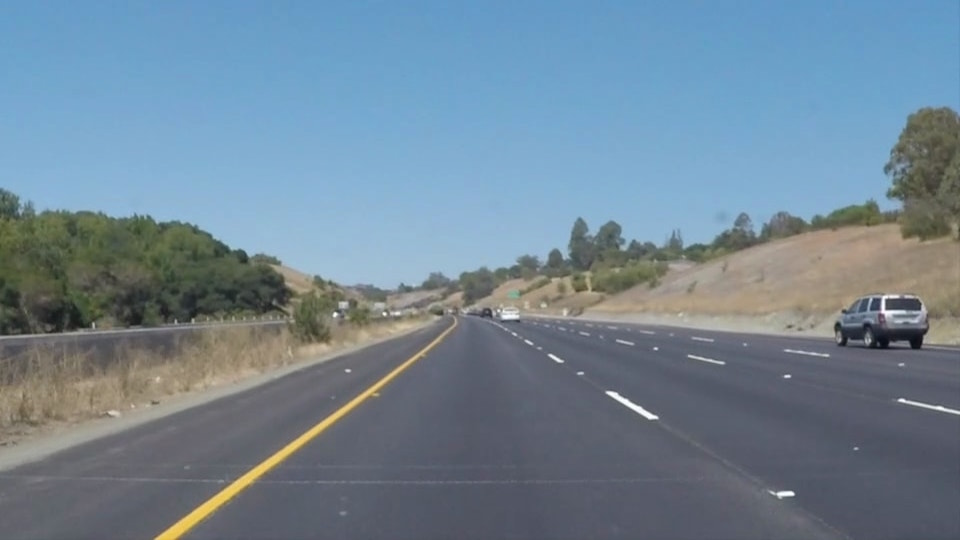
#> input picture data/test_images/solidYellowCurve.jpg, 960 x 540 px, found by its file name
$ jupyter execute 'Ai driving self driving car.ipynb'
#> lines starting #> are read from the running program, lines starting #| are printed output that depends on the picture; after the words box and inside, x2 and y2 are one past the last pixel; in counts of white or black regions, pixels touching at a corner belong together; pictures that were not available may be replaced by others from this repository, and a replacement may not be noted
[cell 1]
# COMPLETE LANE DETECTION PROJECT

import cv2
import numpy as np
import matplotlib.pyplot as plt
import os

# ============================================================
# LINE CLASS
# ============================================================

class Line:

    def __init__(self, x1, y1, x2, y2):

        self.x1 = int(x1)
        self.y1 = int(y1)
        self.x2 = int(x2)
        self.y2 = int(y2)

    def draw(self, img, color=(0, 0, 255), thickness=8):

        cv2.line(
            img,
            (self.x1, self.y1),
            (self.x2, self.y2),
            color,
            thickness
        )

# ============================================================
# HELPER FUNCTIONS
# ============================================================

def grayscale(img):

    return cv2.cvtColor(img, cv2.COLOR_BGR2GRAY)


def gaussian_blur(img, kernel_size=5):

    return cv2.GaussianBlur(
        img,
        (kernel_size, kernel_size),
        0
    )


def canny(img, low_threshold=50, high_threshold=150):

    return cv2.Canny(
        img,
        low_threshold,
        high_threshold
    )


def region_of_interest(img):

    height, width = img.shape

    mask = np.zeros_like(img)

    polygon = np.array([[
        (0, height),
        (width, height),
        (width // 2, int(height * 0.6))
    ]], np.int32)

    cv2.fillPoly(mask, polygon, 255)

    masked_image = cv2.bitwise_and(img, mask)

    return masked_image


def hough_lines(img):

    lines = cv2.HoughLinesP(
        img,
        rho=2,
        theta=np.pi / 180,
        threshold=50,
        minLineLength=40,
        maxLineGap=100
    )

    return lines


def draw_lines(img, lines):

    if lines is None:
        return img

    line_image = np.zeros_like(img)

    for line in lines:

        for x1, y1, x2, y2 in line:

            lane = Line(x1, y1, x2, y2)

            lane.draw(
                line_image,
                color=(0, 0, 255),
                thickness=8
            )

    output = cv2.addWeighted(
        img,
        0.8,
        line_image,
        1,
        0
    )

    return output

# ============================================================
# LANE DETECTION PIPELINE
# ============================================================

def lane_detection(frame):

    gray = grayscale(frame)

    blur = gaussian_blur(gray)

    edges = canny(blur)

    roi = region_of_interest(edges)

    lines = hough_lines(roi)

    output = draw_lines(frame, lines)

    return output

# ============================================================
# IMAGE PROCESSING
# ============================================================

def process_images():

    base_path = r"C:\Users\DELL\OneDrive\Desktop\Ai Self Driving\data\test_images"

    image_files = [

        os.path.join(base_path, "solidYellowCurve.jpg"),
        os.path.join(base_path, "solidYellowCurve2.jpg"),
        os.path.join(base_path, "solidYellowLeft.jpg"),
        os.path.join(base_path, "solidWhiteRight.jpg")

    ]

    plt.figure(figsize=(15, 10))

    for i, image_path in enumerate(image_files):

        image = cv2.imread(image_path)
#> image is the input picture: shape (540, 960, 3); mean B, G, R 149, 133.4, 113

        if image is None:
            print(f"Image not found: {image_path}")
            continue

        image = cv2.resize(image, (960, 540))

        output = lane_detection(image)
#> in canny, `return cv2.Canny( img, low_threshold, high_threshold )`:
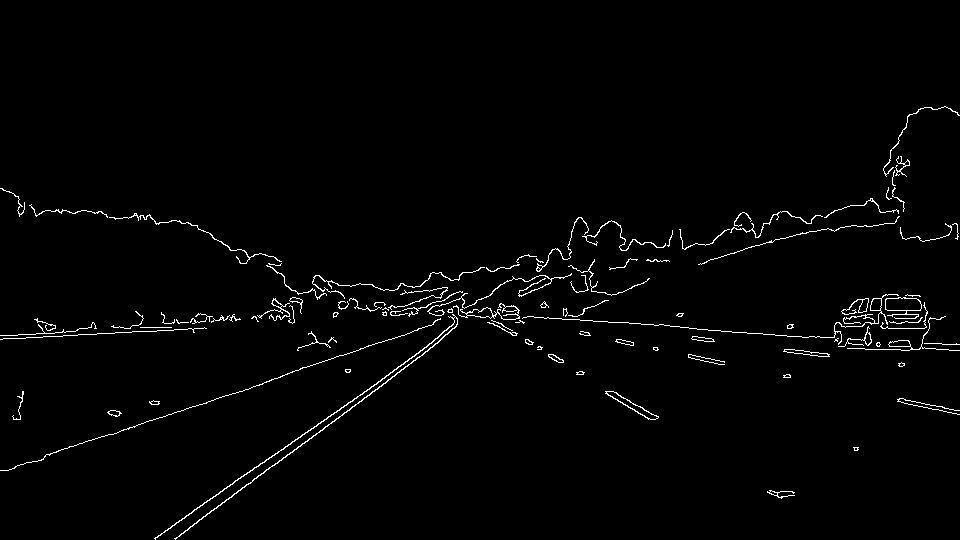
#> returned value: shape (540, 960); 1.7% white in thin lines or dots, all inside (x1, y1, x2, y2) = (0, 106, 960, 540)
#> in region_of_interest, `cv2.fillPoly(mask, polygon, 255)`:
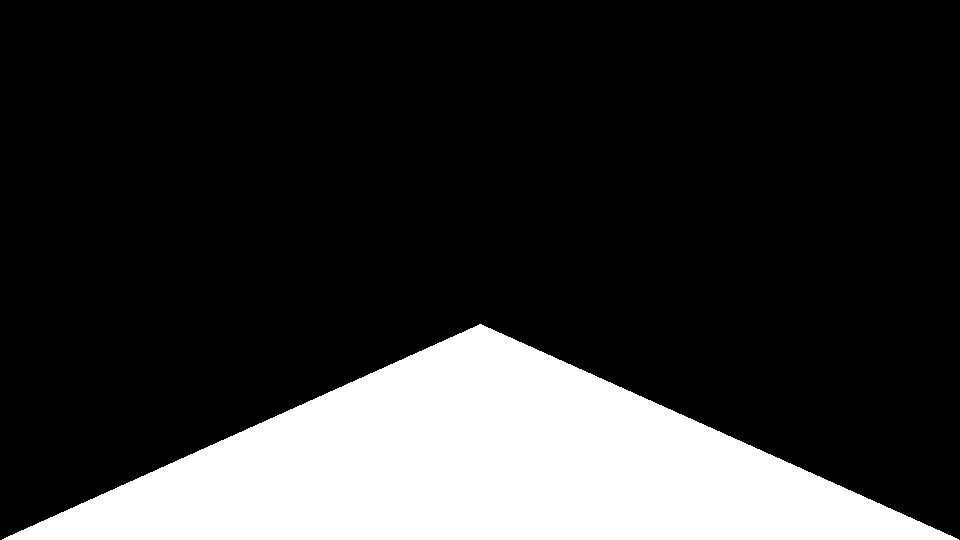
#> mask: shape (540, 960); 20% white; 1 white region, box (x1, y1, x2, y2) and area: (2, 324, 959, 540) 103727
#> in region_of_interest, `masked_image = cv2.bitwise_and(img, mask)`:
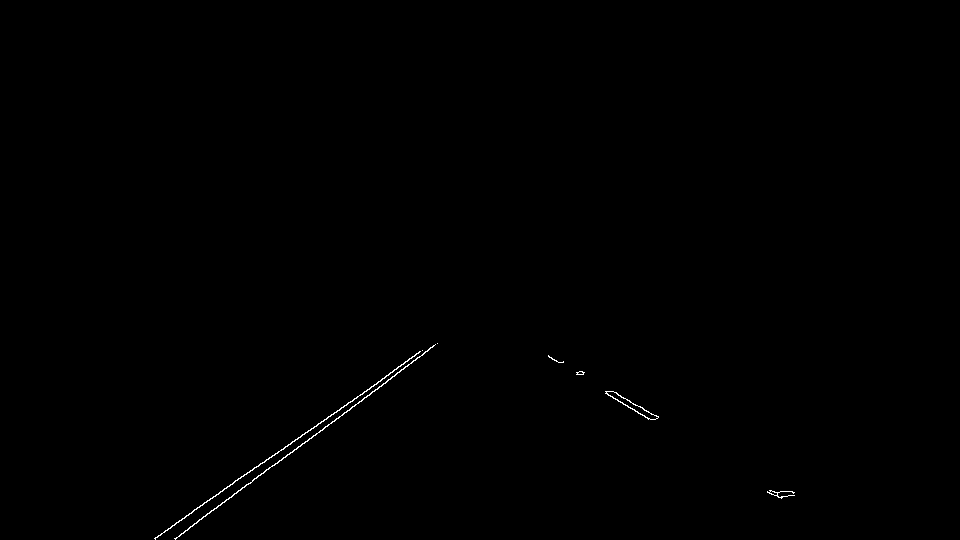
#> masked_image: shape (540, 960); 0.22% white in thin lines or dots, all inside (x1, y1, x2, y2) = (154, 343, 795, 540)
#> in hough_lines, `lines = cv2.HoughLinesP( img, rho=2, theta=np.pi / 180, threshold=50, ..`: lines = [[175, 539, 430, 347], [154, 538, 418, 353], [322, 430, 392, 376], [172, 525, 269, 457], [552, 359, 657, 418], [390, 379, 433, 345], [605, 393, 650, 419], [548, 355, 658, 416], [175, 538, 272, 465], [300, 446, 416, 353]]
#> the loop in draw_lines, `for line in lines: ` made 10 passes
#> in draw_lines, `output = cv2.addWeighted( img, 0.8, line_image, 1, 0 )`:
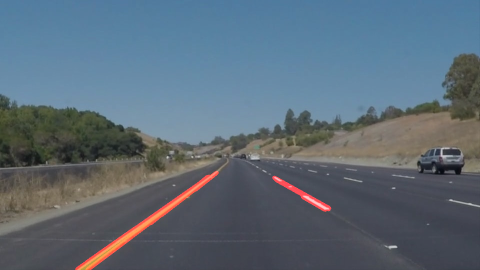
#> output: shape (540, 960, 3) (shown at 1/2 size); mean B, G, R 119.2, 106.7, 92.2

        output_rgb = cv2.cvtColor(
            output,
            cv2.COLOR_BGR2RGB
        )

        # Save Output Image
        save_name = "output_" + os.path.basename(image_path)

        cv2.imwrite(save_name, output)

        plt.subplot(2, 2, i + 1)

        plt.imshow(output_rgb)

        plt.title(os.path.basename(image_path))

        plt.axis("off")

    plt.tight_layout()

    plt.show()

    print("\nImage processing completed!")

# ============================================================
# VIDEO PROCESSING
# ============================================================

def process_video():

    input_video = r"C:\Users\DELL\OneDrive\Desktop\Ai Self Driving\data\test_videos\solidWhiteRight.mp4"

    output_video = r"C:\Users\DELL\OneDrive\Desktop\Ai Self Driving\data\Video\lane_output.mp4"

    cap = cv2.VideoCapture(input_video)

    if not cap.isOpened():

        print("Error opening video file")
        return

    width = 960
    height = 540

    fps = int(cap.get(cv2.CAP_PROP_FPS))

    fourcc = cv2.VideoWriter_fourcc(*'mp4v')

    out = cv2.VideoWriter(
        output_video,
        fourcc,
        fps,
        (width, height)
    )

    while cap.isOpened():

        ret, frame = cap.read()
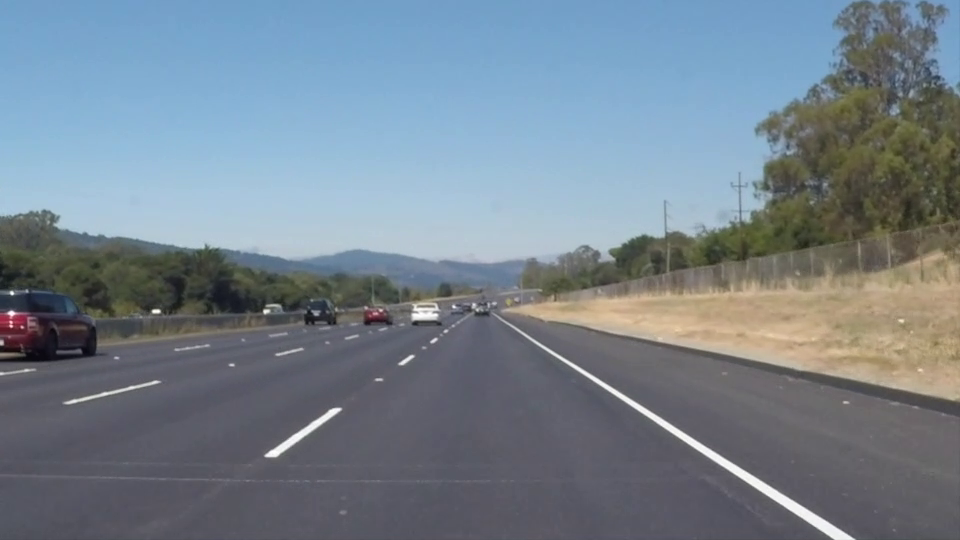
#> input picture frame 22 of data/test_videos/solidWhiteRight.mp4, 960 x 540 px
#> frame is the input picture: shape (540, 960, 3); mean B, G, R 141.9, 130.7, 117.7

        if not ret:
            break

        frame = cv2.resize(frame, (width, height))

        output = lane_detection(frame)
#> in grayscale (call 4), `return cv2.cvtColor(img, cv2.COLOR_BGR2GRAY)`:
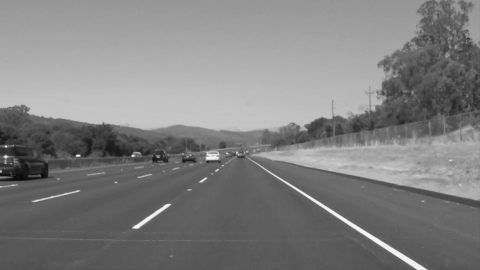
#> returned value: shape (540, 960) (shown at 1/2 size); min 6, max 255, mean 128
#> call 4 of canny, with low_threshold = 50, high_threshold = 150
#> in canny (call 4), `return cv2.Canny( img, low_threshold, high_threshold )`:
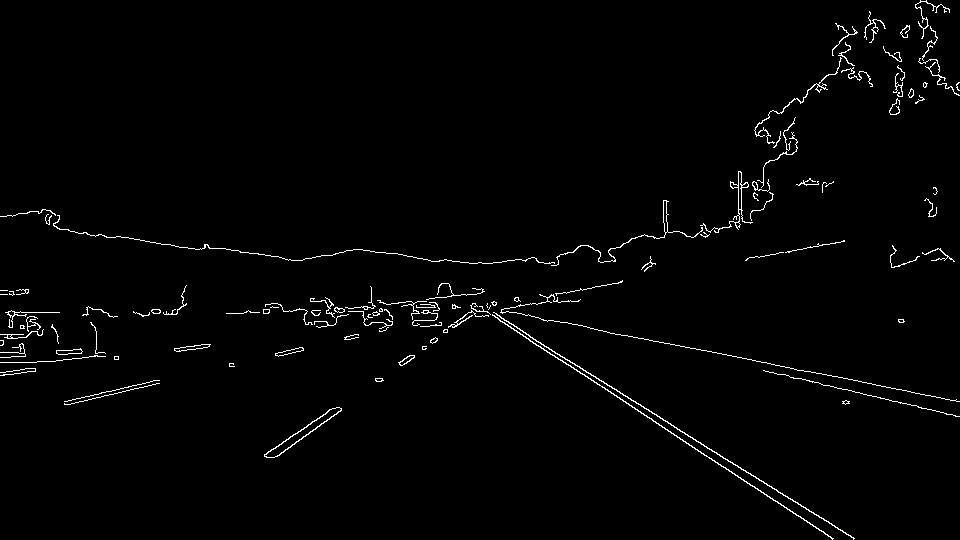
#> returned value: shape (540, 960); 1.6% white in thin lines or dots
#> (the rest of the program and of its run is left out)
